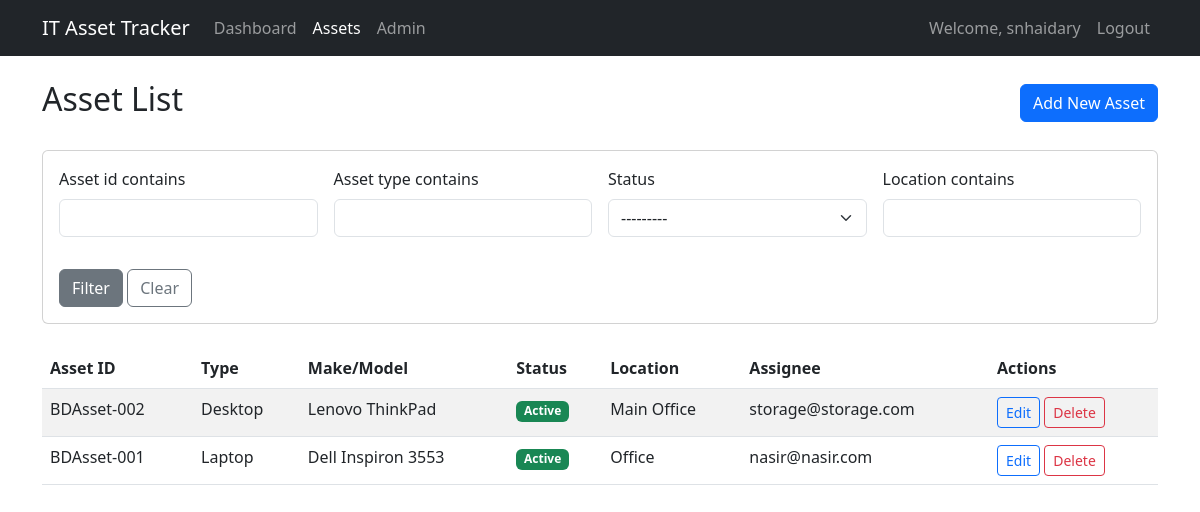
The app's page /assets/ (signed in), older data.
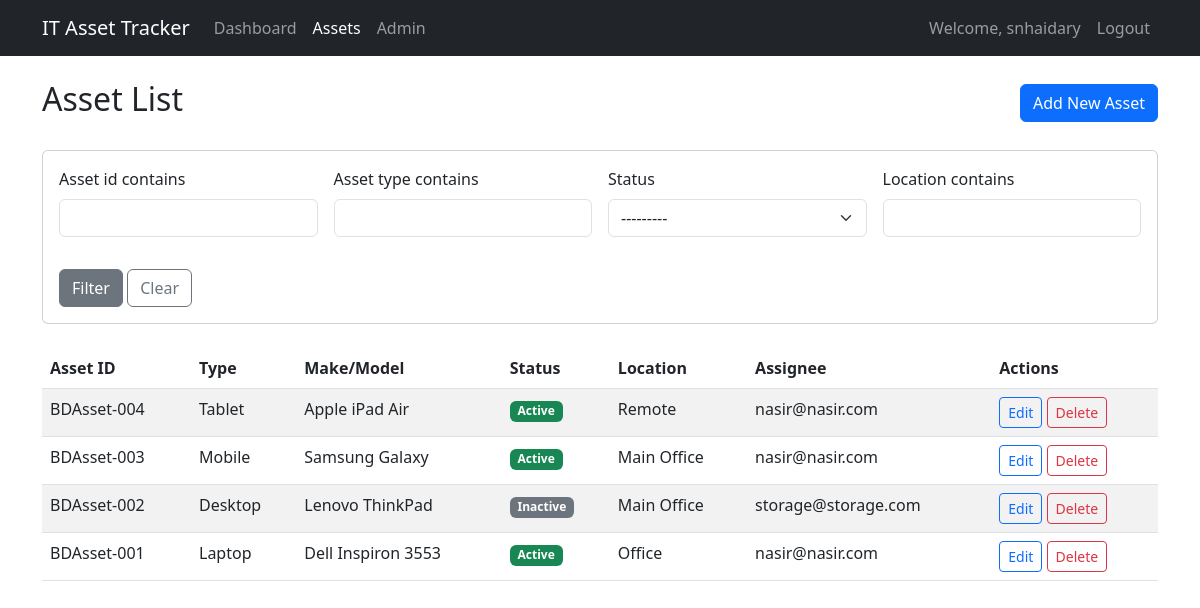
The same page, newer data.
### assets/models.py (models this page shows, shortened)
class Asset(models.Model):
    STATUS_CHOICES = [
        ('ACTIVE', 'Active'),
        ('INACTIVE', 'Inactive'),
        ('MAINTENANCE', 'Under Maintenance'),
        ('RETIRED', 'Retired'),
    ]
    CONDITION_CHOICES = [
        ('NEW', 'New'),
        ('GOOD', 'Good'),
        ('FAIR', 'Fair'),
        ('POOR', 'Poor'),
    ]
    registration_date = models.DateTimeField(default=timezone.now)
    asset_id = models.CharField(max_length=50, unique=True)
    asset_type = models.CharField(max_length=100)
    make = models.CharField(max_length=100)
    model = models.CharField(max_length=100)
    serial_number = models.CharField(max_length=100, unique=True)
    operating_system = models.CharField(max_length=100)
    processor = models.CharField(max_length=100)
    ram = models.IntegerField(validators=[MinValueValidator(0)])
    storage = models.IntegerField(validators=[MinValueValidator(0)])
    location = models.CharField(max_length=200)
    status = models.CharField(max_length=20, choices=STATUS_CHOICES, default='ACTIVE')
    assignee = models.EmailField()
    condition = models.CharField(max_length=20, choices=CONDITION_CHOICES, default='NEW')
    notes = models.TextField(blank=True)
    class Meta:
        ordering = ['-registration_date']

### assets/views.py (the view)
# urls.py: path('', AssetListView.as_view(), name='asset-list'),
class AssetListView(LoginRequiredMixin, ListView):
    model = Asset
    template_name = 'assets/asset_list.html'
    context_object_name = 'assets'
    paginate_by = 10
    def get_queryset(self):
        queryset = Asset.objects.all()
        self.filterset = AssetFilter(self.request.GET, queryset=queryset)
        return self.filterset.qs
    def get_context_data(self, **kwargs):
        context = super().get_context_data(**kwargs)
        context['filter'] = self.filterset
        return context

### templates/assets/asset_list.html (shortened to what this page needs)
{% extends 'base.html' %}
{% load crispy_forms_tags %}
{% block content %}
<div class="row">
    <div class="col-md-12">
        <div class="d-flex justify-content-between align-items-center mb-4">
            <h2>Asset List</h2>
            <a href="{% url 'asset-create' %}" class="btn btn-primary">Add New Asset</a>
        </div>
        <div class="card mb-4">
            <div class="card-body">
                <form method="get" class="row g-3">
                    <div class="col-md-3">
                        {{ filter.form.asset_id|as_crispy_field }}
                    </div>
                    <div class="col-md-3">
                        {{ filter.form.asset_type|as_crispy_field }}
                    </div>
                    <div class="col-md-3">
                        {{ filter.form.status|as_crispy_field }}
                    </div>
                    <div class="col-md-3">
                        {{ filter.form.location|as_crispy_field }}
                    </div>
                    <div class="col-12">
                        <button type="submit" class="btn btn-secondary">Filter</button>
                        <a href="{% url 'asset-list' %}" class="btn btn-outline-secondary">Clear</a>
                    </div>
                </form>
            </div>
        </div>
        <div class="table-responsive">
            <table class="table table-striped">
                <thead>
                    <tr>
                        <th>Asset ID</th>
                        <th>Type</th>
                        <th>Make/Model</th>
                        <th>Status</th>
                        <th>Location</th>
                        <th>Assignee</th>
                        <th>Actions</th>
                    </tr>
                </thead>
                <tbody>
                    {% for asset in assets %}
                    <tr>
                        <td>{{ asset.asset_id }}</td>
                        <td>{{ asset.asset_type }}</td>
                        <td>{{ asset.make }} {{ asset.model }}</td>
                        <td><span class="badge bg-{% if asset.status == 'ACTIVE' %}success{% elif asset.status == 'MAINTENANCE' %}warning{% elif asset.status == 'INACTIVE' %}secondary{% else %}danger{% endif %}">{{ asset.get_status_display }}</span></td>
                        <td>{{ asset.location }}</td>
                        <td>{{ asset.assignee }}</td>
                        <td>
                            <a href="{% url 'asset-update' asset.pk %}" class="btn btn-sm btn-outline-primary">Edit</a>
                            <a href="{% url 'asset-delete' asset.pk %}" class="btn btn-sm btn-outline-danger">Delete</a>
                        </td>
                    </tr>
                    {% empty %}
                    <tr>
                        <td colspan="7" class="text-center">No assets found.</td>
                    </tr>
                    {% endfor %}
                </tbody>
            </table>
        </div>
    </div>
</div>
{% endblock %}

### templates/base.html (shortened to what this page needs)
<!DOCTYPE html>
<html lang="en">
<head>
    <link href="https://cdn.jsdelivr.net/npm/bootstrap@5.3.0/dist/css/bootstrap.min.css" rel="stylesheet">
</head>
<body>
    <nav class="navbar navbar-expand-lg navbar-dark bg-dark">
        <div class="container">
            <a class="navbar-brand" href="{% url 'dashboard' %}">IT Asset Tracker</a>
            {% if user.is_authenticated %}
            <div class="collapse navbar-collapse" id="navbarNav">
                <ul class="navbar-nav">
                    <li class="nav-item">
                        <a class="nav-link {% if request.resolver_match.url_name == 'dashboard' %}active{% endif %}"
                           href="{% url 'dashboard' %}">Dashboard</a>
                    </li>
                    <li class="nav-item">
                        <a class="nav-link {% if request.resolver_match.url_name == 'asset-list' %}active{% endif %}"
                           href="{% url 'asset-list' %}">Assets</a>
                    </li>
                    {% if user.is_staff %}
                    <li class="nav-item">
                        <a class="nav-link" href="{% url 'admin:index' %}">Admin</a>
                    </li>
                    {% endif %}
                </ul>
                <div class="navbar-nav ms-auto">
                    <span class="nav-item nav-link">Welcome, {{ user.username }}</span>
                    <form method="post" action="{% url 'logout' %}" class="d-inline">
                        <button type="submit" class="btn nav-link">Logout</button>
                    </form>
                </div>
            </div>
            {% endif %}
        </div>
    </nav>
    <div class="container mt-4">
        {% block content %}{% endblock %}
    </div>
</body>
</html>

Row changes from the older to the newer data that the page shows:
added Asset: asset_id "BDAsset-004", asset_type "Tablet", make "Apple", model "iPad Air", status "Active", location "Remote", assignee "nasir@nasir.com"
added Asset: asset_id "BDAsset-003", asset_type "Mobile", make "Samsung", model "Galaxy", status "Active", location "Main Office", assignee "nasir@nasir.com"
changed Asset "BDAsset-002": status "Active" → "Inactive"
